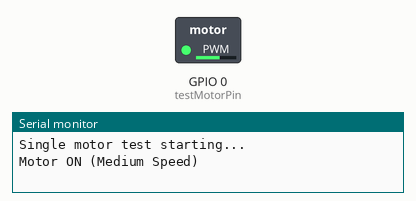
Recording of a sketch running on a simulated ESP32-C3. On the bench: switched loads named in the sketch (green lamp = pin HIGH), the last lines printed to the serial monitor.

Above: at 2.05 s.
At 6.0 s:
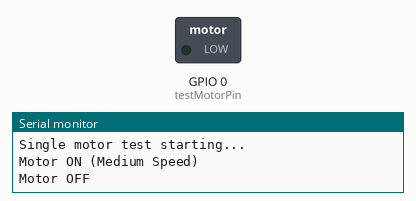
Timing chart, 0 to 7.2 s (numbered marks = the images above):
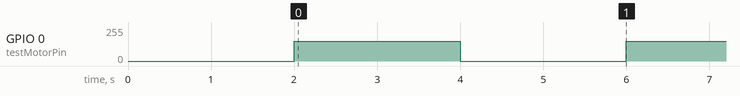

Measured:
- by itself, GPIO 0 (testMotorPin): alternates 150/255 for 2.0 s and 0/255 for 2.0 s

The sketch:

3_Motor_and_Driver_Test.ino
```cpp
/**
--------------ESP32-C3 Single Motor Test--------------

Make sure that the connetions are exactly like this:

IN1 (Driver) ->  GPIO 0 (ESP C3)
IN2 (Driver) -> GND (Driver) ->  GND (ESP C3)
Vcc (Driver) -> + (3.7 V)
GND (Driver) -> - (0 V)
OUT1 (Driver) -> Motor's one terminal
OUT2 (Driver) -> Motor's other terminal

**/

const int testMotorPin = 0; // Connected to IN1

void setup() {
  Serial.begin(115200);
  pinMode(testMotorPin, OUTPUT);
  Serial.println("Single motor test starting...");
  delay(2000);
}

void loop() {
  Serial.println("Motor ON (Medium Speed)");
  analogWrite(testMotorPin, 150); // Speed from 0 to 255
  delay(2000); // Run for 2 seconds

  Serial.println("Motor OFF");
  analogWrite(testMotorPin, 0);
  delay(2000); // Stop for 2 seconds
}
```
